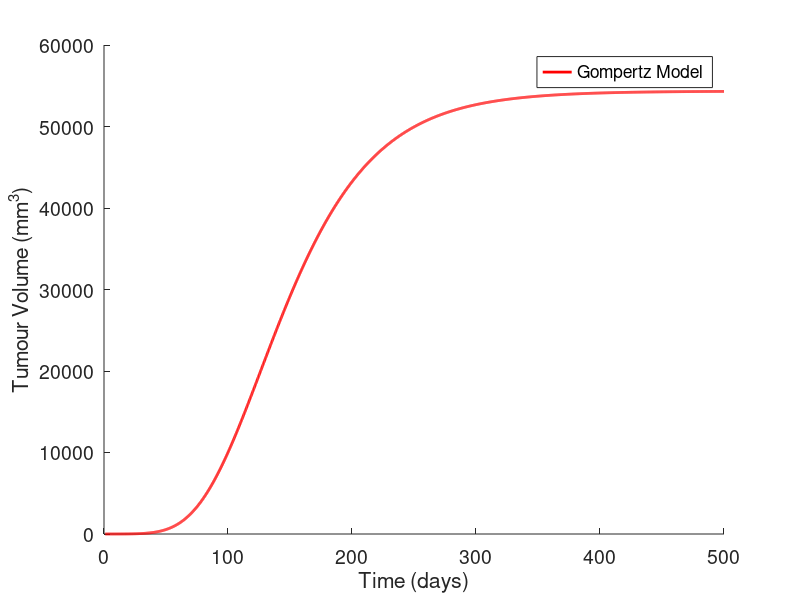

This chart was generated by the following MATLAB code:
a2 = 0.25; b2 = 0.02;
Initial_Tumour_Size = 0.26;
% All values taken from Shabanisamghabady (2016)

f = @(t,y)  a2*y(1)*exp(-b2*t);
% y(1) is the x variable (tumour size)
% If exact solution not known, set function below to return a zero vector
exact = @(t) 0;

h=0.25; % Step size
t0 = 1; tN = 500; % range of t

y0 = Initial_Tumour_Size;

n = 1; % Number of unknown functions of y_i

if length(y0) ~= n
    disp('Error, you entered an incorrect number of equations. Try again ')
    return;
end

% Currently assumes no more than 10-dimensional problem for plotting purposes. Change if needed.
if length(y0) > 10
    disp('Error, for plotting purposes only up to 10 equations supported.')
    disp('Edit the file to change this and try again.')
    return;
end

t = t0:h:tN;
sizet = length(t);

y = zeros(n,sizet);
yexact = zeros(n, sizet);
ytemp = zeros(n,1);

% Initial conditions set in following loop
for k = 1:n
    y(k,1) = y0(k);
end

% Main Heun's method loop
for k = 2:sizet
    ytemp = y(:,k-1) + h*f(t(k-1), y(:,k-1));
    y(:,k) = y(:,k-1) + (h/2)*(f(t(k-1), y(:,k-1)) + f(t(k), ytemp));
end

for k = 1:sizet
    yexact(:,k) = exact(t(k));
end

for mm = 1: n
    fprintf('PRINTING INFORMATION FOR FUNCTION %d\n\n',mm);
    fprintf(' i    TIME       Yi (HEUN)        y(ti) (EXACT)      ABS. ERROR\n')
    for k = 1:sizet
        fprintf('%3d   %8f   %10f      %10f        %10f\n',k-1,t(k),y(mm,k),yexact(mm,k), abs(y(mm,k)-yexact(mm,k)))
    end
end

clf %clear all figures
cmap = zeros(10,3); % Currently assumes no more than 10-dimensional problem. Change if needed.
cmap(1:3,1:3) = eye(3);
cmap(4,:) = [1 1 0]; cmap(5,:) = [1 0 1]; cmap(6,:) = [0 1 1];
cmap(7,:) = [0.5 1 0]; cmap(8,:) = [1 0 0.5]; cmap(9,:) = [0.5 0.5 0.5];
set(gca,'fontsize',14)
hold on

for k = 1:n
    if k == 1
        legentry = sprintf('Gompertz Model');
    end
    plot(t,y(k,:),'Color',cmap(k,:),'linewidth',2,'DisplayName',legentry)
    xlabel('Time (days)'); ylabel('Tumour Volume (mm^3)');
    fprintf('PLOTTING INFORMATION FOR FUNCTION %d\n\n',k);
end
legend(gca,'show');
print('Tumour Model GM.jpeg','-djpeg');
hold off